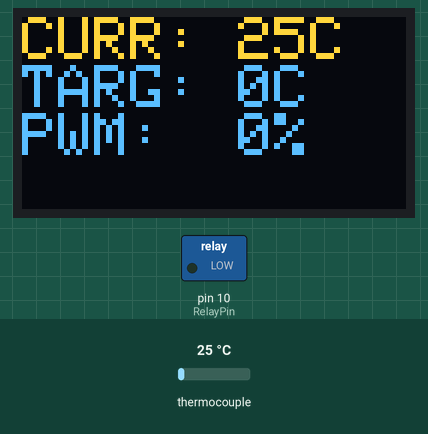
Simulated run of this sketch. Board: Arduino Uno, built with avr-gcc and run on an emulated ATmega328P. Parts: 128×64 one-colour display, switched loads named in the sketch (green lamp = pin HIGH). The inputs (shaded band) are chosen by the test bench; at power-on: thermocouple 25 °C. The OLED is the two-colour kind (top 16 rows yellow); the display library's start-up logo is not drawn; pins used as bus, display or sensor lines are not drawn; what the sketch prints to the serial monitor is not drawn.

Above: at 2.1 s.
2.2 s: thermocouple set to 6 °C
At 3.7 s:
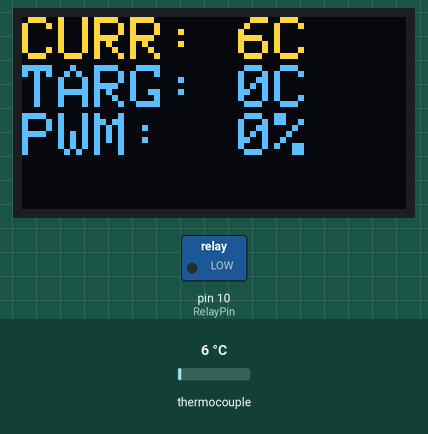
4.0 s: thermocouple set to 75 °C
At 5.4 s:
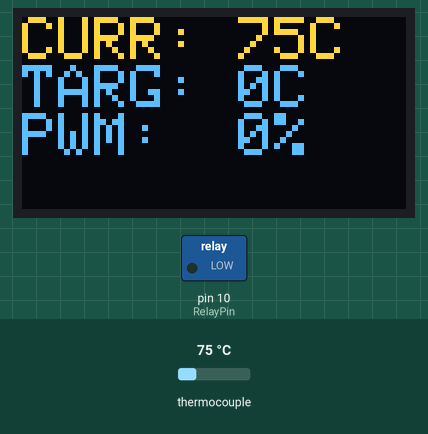
6.0 s: thermocouple set to 150 °C
At 7.0 s:
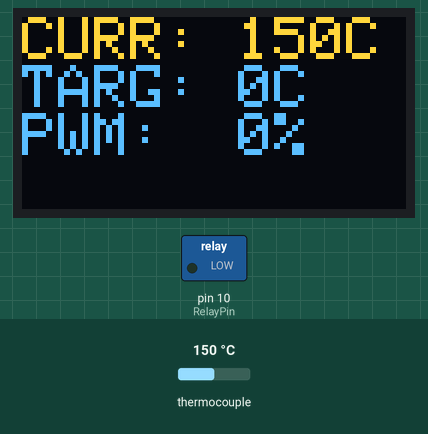
Timing chart, 0 to 9.0 s (numbered marks = the images above; inputs shaded):
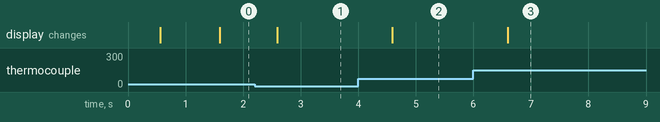

The sketch:

hotplate.ino
```cpp
/**
 * Arduino Hotplate Controller
 *
 * Jon Sowman 2017
 */

#include "max6675.h"
#include <PID_v1.h>
#include <Wire.h>
#include <Adafruit_GFX.h>
#include <Adafruit_SSD1306.h>

/* Solid state relay for heater attached to this pin */
#define RelayPin 10

/* OLED settings */
#define OLED_RESET 0
Adafruit_SSD1306 display(OLED_RESET);

/* Pin defs for the MAX6675 */
int thermoDO = 4;
int thermoCS = 5;
int thermoCLK = 6;
int vccPin = 3;
int gndPin = 2;

/* Create a thermocouple instance */
static MAX6675 thermocouple(thermoCLK, thermoCS, thermoDO);

/* PWM period for PID controller */
int WindowSize = 5000;

/* Time storage for PID */
unsigned long windowStartTime, last_tc_read;

/* Reference, measurement and PID output */
double Setpoint, Input, Output;

/* Create and configure a PID controller (or P in this case) */
static PID myPID(&Input, &Output, &Setpoint, 40, 0, 0, DIRECT);

void setup()
{
    Serial.begin(9600);
    // use Arduino pins
    pinMode(vccPin, OUTPUT); digitalWrite(vccPin, HIGH);
    pinMode(gndPin, OUTPUT); digitalWrite(gndPin, LOW);
    pinMode(RelayPin, OUTPUT);

    Serial.println("HOTPLATE V0.1");
    // wait for MAX chip to stabilize
    delay(500);

    display.begin(SSD1306_SWITCHCAPVCC, 0x3C);  // initialize with the I2C addr 0x3D (for the 128x64)
    display.display();
    display.clearDisplay();

    windowStartTime = millis();

    //initialize the variables we're linked to
    Setpoint = 0.0F;

    //tell the PID to range between 0 and the full window size
    myPID.SetOutputLimits(0, WindowSize);

    //turn the PID on
    myPID.SetMode(AUTOMATIC);

    last_tc_read = millis();
}

void loop()
{
    /* MAX6675 can only be read at a max of like 5Hz */
    if( millis() - last_tc_read > 1000 )
    {
        Input = thermocouple.readCelsius();
        last_tc_read = millis();
        Serial.print("Current: ");
        Serial.print(Input);
        Serial.print("C (");

        /* Run PID */
        myPID.Compute();
        Serial.print((Output*100.0)/WindowSize);
        Serial.println("%)");
        /* OLED */
        display.clearDisplay();
        display.setTextSize(2);
        display.setTextColor(WHITE);
        display.setCursor(0,0);
        display.print("CURR: ");
        display.print(Input, 0);
        display.println("C");
        display.setCursor(0,16);
        display.print("TARG: ");
        display.print(Setpoint, 0);
        display.println("C");
        display.setCursor(0,32);
        display.print("PWM:  ");
        display.print((Output*100.0)/WindowSize, 0);
        display.println("%");
        display.display();
    }

    /* If within 10 degrees, enable Ki */
    if( fabs(Input - Setpoint)  < 10.0F )
      myPID.SetTunings(40, 5, 0);
    else
      myPID.SetTunings(50, 0, 0);

    /* turn the output pin on/off based on pid output */
    if(millis() - windowStartTime>WindowSize)
    { //time to shift the Relay Window
        windowStartTime += WindowSize;
    }
    if(Output < millis() - windowStartTime)
        digitalWrite(RelayPin, LOW);
    else
        digitalWrite(RelayPin, HIGH);
}
```

Measured:
- after the input at 2.2 s, the display: changes after 0.39 s (image 1)
- after the input at 4.0 s, the display: changes after 0.59 s (image 2)
- after the input at 6.0 s, the display: changes after 0.60 s (image 3)
